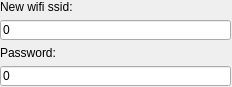
<?xml version="1.0" encoding="UTF-8"?>
<ui version="4.0">
 <class>SwitchNetworkForm</class>
 <widget class="QDialog" name="SwitchNetworkForm">
  <property name="geometry">
   <rect>
    <x>0</x>
    <y>0</y>
    <width>232</width>
    <height>87</height>
   </rect>
  </property>
  <property name="windowTitle">
   <string>Dialog</string>
  </property>
  <widget class="QDialogButtonBox" name="buttonBox">
   <property name="geometry">
    <rect>
     <x>20</x>
     <y>120</y>
     <width>221</width>
     <height>41</height>
    </rect>
   </property>
   <property name="orientation">
    <enum>Qt::Horizontal</enum>
   </property>
   <property name="standardButtons">
    <set>QDialogButtonBox::Cancel|QDialogButtonBox::Ok</set>
   </property>
  </widget>
  <widget class="QWidget" name="verticalLayoutWidget">
   <property name="geometry">
    <rect>
     <x>0</x>
     <y>0</y>
     <width>231</width>
     <height>86</height>
    </rect>
   </property>
   <layout class="QVBoxLayout" name="verticalLayout">
    <item>
     <widget class="QLabel" name="label">
      <property name="text">
       <string>New wifi ssid:</string>
      </property>
     </widget>
    </item>
    <item>
     <widget class="QLineEdit" name="wifiSsid">
      <property name="palette">
       <palette>
        <active>
         <colorrole role="Light">
          <brush brushstyle="SolidPattern">
           <color alpha="255">
            <red>234</red>
            <green>234</green>
            <blue>234</blue>
           </color>
          </brush>
         </colorrole>
        </active>
        <inactive>
         <colorrole role="Light">
          <brush brushstyle="SolidPattern">
           <color alpha="255">
            <red>234</red>
            <green>234</green>
            <blue>234</blue>
           </color>
          </brush>
         </colorrole>
        </inactive>
        <disabled>
         <colorrole role="Light">
          <brush brushstyle="SolidPattern">
           <color alpha="255">
            <red>234</red>
            <green>234</green>
            <blue>234</blue>
           </color>
          </brush>
         </colorrole>
        </disabled>
       </palette>
      </property>
      <property name="text">
       <string>0</string>
      </property>
     </widget>
    </item>
    <item>
     <widget class="QLabel" name="label_2">
      <property name="text">
       <string>Password:</string>
      </property>
     </widget>
    </item>
    <item>
     <widget class="QLineEdit" name="wifiPass">
      <property name="palette">
       <palette>
        <active>
         <colorrole role="Light">
          <brush brushstyle="SolidPattern">
           <color alpha="255">
            <red>234</red>
            <green>234</green>
            <blue>234</blue>
           </color>
          </brush>
         </colorrole>
        </active>
        <inactive>
         <colorrole role="Light">
          <brush brushstyle="SolidPattern">
           <color alpha="255">
            <red>234</red>
            <green>234</green>
            <blue>234</blue>
           </color>
          </brush>
         </colorrole>
        </inactive>
        <disabled>
         <colorrole role="Light">
          <brush brushstyle="SolidPattern">
           <color alpha="255">
            <red>234</red>
            <green>234</green>
            <blue>234</blue>
           </color>
          </brush>
         </colorrole>
        </disabled>
       </palette>
      </property>
      <property name="text">
       <string>0</string>
      </property>
     </widget>
    </item>
   </layout>
  </widget>
 </widget>
 <resources/>
 <connections>
  <connection>
   <sender>buttonBox</sender>
   <signal>accepted()</signal>
   <receiver>SwitchNetworkForm</receiver>
   <slot>accept()</slot>
   <hints>
    <hint type="sourcelabel">
     <x>248</x>
     <y>254</y>
    </hint>
    <hint type="destinationlabel">
     <x>157</x>
     <y>274</y>
    </hint>
   </hints>
  </connection>
  <connection>
   <sender>buttonBox</sender>
   <signal>rejected()</signal>
   <receiver>SwitchNetworkForm</receiver>
   <slot>reject()</slot>
   <hints>
    <hint type="sourcelabel">
     <x>316</x>
     <y>260</y>
    </hint>
    <hint type="destinationlabel">
     <x>286</x>
     <y>274</y>
    </hint>
   </hints>
  </connection>
 </connections>
</ui>
